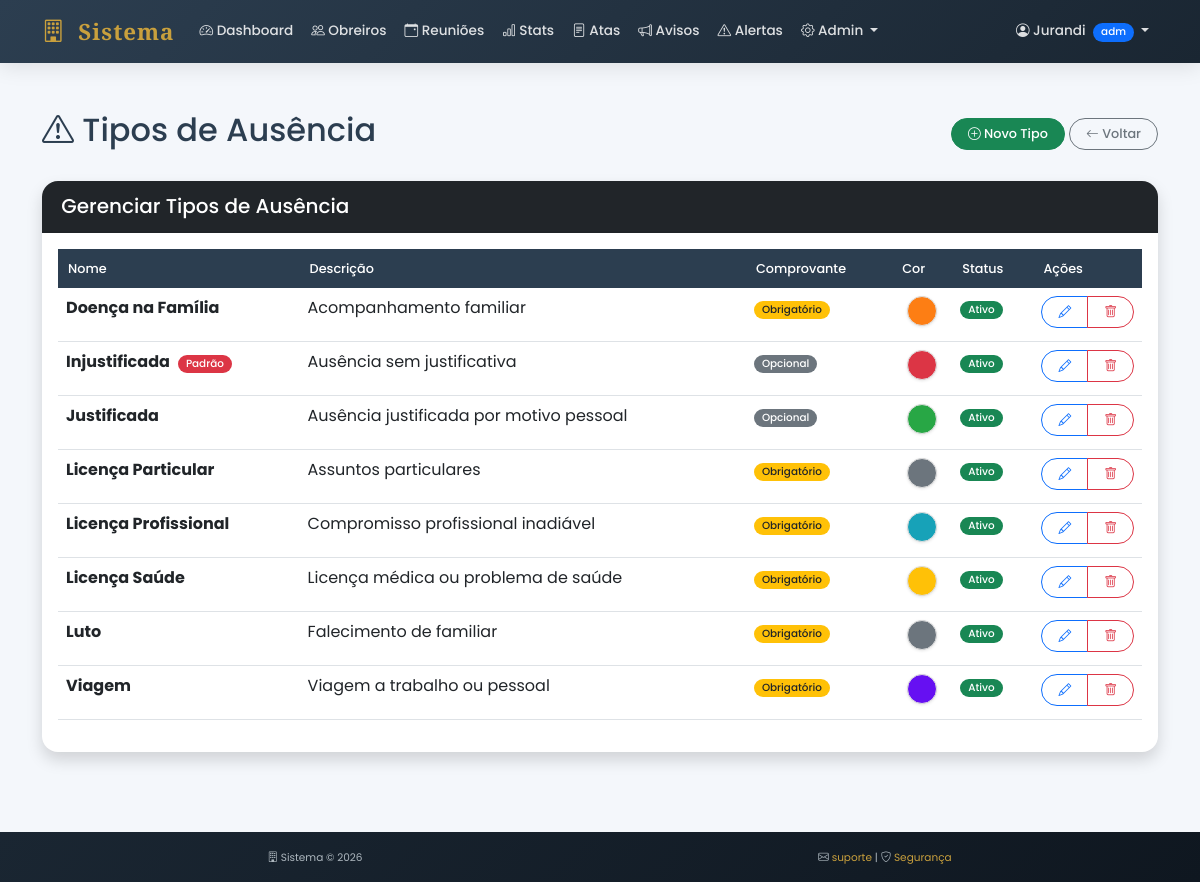
The page /tipos_ausencia (signed in) on the database its author committed.
### tables this page shows
CREATE TABLE tipos_ausencia (
        id INTEGER PRIMARY KEY AUTOINCREMENT,
        nome TEXT NOT NULL,
        descricao TEXT,
        requer_comprovante INTEGER DEFAULT 0,
        cor TEXT DEFAULT '#6c757d',
        ativo INTEGER DEFAULT 1
    );

### app.py (the view)
@app.route("/tipos_ausencia")
@admin_required
def listar_tipos_ausencia():
    conn = get_db()
    cursor = conn.cursor()
    cursor.execute("SELECT * FROM tipos_ausencia ORDER BY nome")
    tipos = cursor.fetchall()
    conn.close()
    return render_template("presenca/tipos_ausencia.html", tipos=tipos)

### app.py (called while the page is built)
@app.context_processor
def inject_global():
    return {'datetime': datetime, 'now': datetime.now()}

def admin_required(f):
    @wraps(f)
    def decorated_function(*args, **kwargs):
        if "usuario" not in session or session.get("tipo") != "admin":
            flash("Acesso restrito a administradores", "danger")
            return redirect("/dashboard")
        return f(*args, **kwargs)
    return decorated_function

def get_db():
    conn = sqlite3.connect("banco.db")
    conn.row_factory = sqlite3.Row
    return conn

### templates/presenca/tipos_ausencia.html (shortened to what this page needs)
{% extends "base.html" %}
{% block content %}
<div class="container-fluid py-4">
    <div class="container">
        <div class="d-flex justify-content-between align-items-center mb-4">
            <h2>
                <i class="bi bi-exclamation-triangle"></i>
                Tipos de Ausência
            </h2>
            <div>
                <a href="/tipos_ausencia/novo" class="btn btn-success">
                    <i class="bi bi-plus-circle"></i> Novo Tipo
                </a>
                <a href="/presenca/estatisticas" class="btn btn-outline-secondary">
                    <i class="bi bi-arrow-left"></i> Voltar
                </a>
            </div>
        </div>
        <div class="card shadow">
            <div class="card-header bg-dark text-white">
                <h5 class="mb-0">Gerenciar Tipos de Ausência</h5>
            </div>
            <div class="card-body">
               <div class="table-responsive">
    <table class="table table-hover" id="tabelaTipos">
        <thead>
            <tr>
                <th>Nome</th>
                <th>Descrição</th>
                <th>Comprovante</th>
                <th style="width: 60px;">Cor</th>
                <th>Status</th>
                <th style="width: 100px;">Ações</th>
            </thead>
        <tbody>
            {% for tipo in tipos %}
            <tr>
                <td><strong>{{ tipo.nome }}</strong>{% if tipo.nome == 'Injustificada' %}<span class="badge bg-danger ms-2">Padrão</span>{% endif %}</td>
                <td>{{ tipo.descricao or '-' }}</td>
                <td>
                    {% if tipo.requer_comprovante == 1 %}
                        <span class="badge bg-warning text-dark">Obrigatório</span>
                    {% else %}
                        <span class="badge bg-secondary">Opcional</span>
                    {% endif %}
                </td>
                <td class="text-center">
                    <span style="display: inline-block; width: 30px; height: 30px; border-radius: 50%; background-color: {{ tipo.cor }}; border: 1px solid #ddd; box-shadow: 0 1px 3px rgba(0,0,0,0.1);"
                          title="Código: {{ tipo.cor }}"></span>
                </td>
                <td>
                    {% if tipo.ativo == 1 %}
                        <span class="badge bg-success">Ativo</span>
                    {% else %}
                        <span class="badge bg-secondary">Inativo</span>
                    {% endif %}
                </td>
                <td>
                    <div class="btn-group btn-group-sm">
                        <a href="/tipos_ausencia/editar/{{ tipo.id }}" class="btn btn-outline-primary" title="Editar">
                            <i class="bi bi-pencil"></i>
                        </a>
                        <a href="/tipos_ausencia/excluir/{{ tipo.id }}" class="btn btn-outline-danger"
                           onclick="return confirm('Excluir este tipo de ausência?')" title="Excluir">
                            <i class="bi bi-trash"></i>
                        </a>
                    </div>
                </td>
            </tr>
            {% endfor %}
        </tbody>
    </table>
</div>
{% endblock %}

### templates/base.html (style rules this page uses)
:root { --primary: #2c3e50; --secondary: #c9a03d; --dark: #1a2632; --light: #f8f9fa; --accent: #e67e22; }
body { font-family: 'Poppins', sans-serif; background-color: #f4f7fb; color: #2c3e50; }
.card { border: none; border-radius: 16px; box-shadow: 0 4px 15px rgba(0,0,0,0.05); transition: all 0.3s ease; overflow: hidden; }
.card-header { background-color: white; border-bottom: 2px solid rgba(0,0,0,0.05); padding: 0.8rem 1.2rem; font-weight: 600; }
.btn { border-radius: 50px; padding: 0.35rem 1rem; font-weight: 500; font-size: 0.8rem; transition: all 0.3s; }
.badge { padding: 0.25rem 0.5rem; font-weight: 500; border-radius: 20px; font-size: 0.65rem; }
.table thead th { background-color: var(--primary); color: white; font-weight: 500; border: none; padding: 10px; font-size: 0.8rem; }

### rows shown on the page
tipos_ausencia: nome "Doença na Família", descricao "Acompanhamento familiar", requer_comprovante "Obrigatório", ativo "Ativo"
tipos_ausencia: nome "Injustificada", shows "Padrão", descricao "Ausência sem justificativa", requer_comprovante "Opcional", ativo "Ativo"
tipos_ausencia: nome "Justificada", descricao "Ausência justificada por motivo pessoal", requer_comprovante "Opcional", ativo "Ativo"
tipos_ausencia: nome "Licença Particular", descricao "Assuntos particulares", requer_comprovante "Obrigatório", ativo "Ativo"
tipos_ausencia: nome "Licença Profissional", descricao "Compromisso profissional inadiável", requer_comprovante "Obrigatório", ativo "Ativo"
tipos_ausencia: nome "Licença Saúde", descricao "Licença médica ou problema de saúde", requer_comprovante "Obrigatório", ativo "Ativo"
tipos_ausencia: nome "Luto", descricao "Falecimento de familiar", requer_comprovante "Obrigatório", ativo "Ativo"
tipos_ausencia: nome "Viagem", descricao "Viagem a trabalho ou pessoal", requer_comprovante "Obrigatório", ativo "Ativo"

### other values the page prints
{{ session.tipo[:3] }} "adm"
